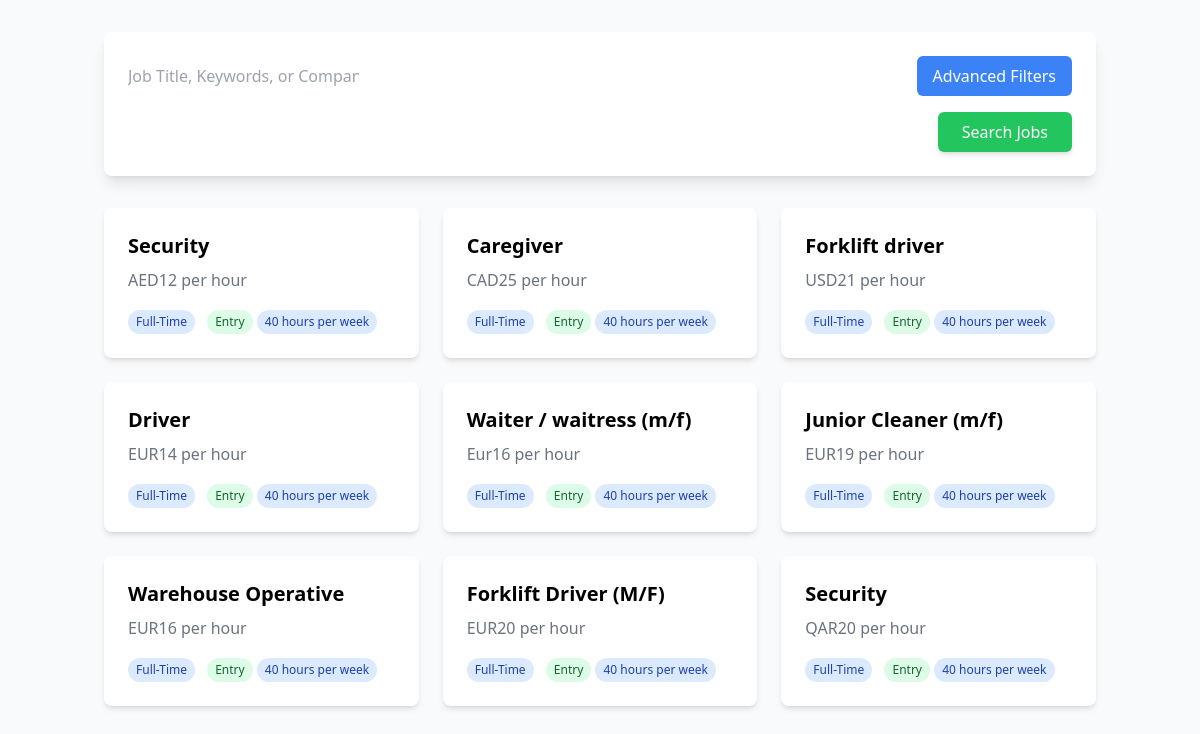
The page /jobs/search/ on the database its author committed.
### jobs/models.py (models this page shows, shortened)
class Job(models.Model):
    title = models.CharField(max_length=255)
    company = models.CharField(max_length=255)
    country = models.ForeignKey(Country, on_delete=models.CASCADE)
    commission_fee = models.DecimalField(max_digits=10, decimal_places=2, default=100000)
    job_type = models.CharField(max_length=50, choices=[
        ('Full-Time', 'Full-Time'),
        ('Part-Time', 'Part-Time'),
        ('Freelance', 'Freelance')
    ])
    industry = models.CharField(max_length=100)
    description = models.TextField()
    posted_by = models.ForeignKey(CustomUser, on_delete=models.CASCADE)
    created_at = models.DateTimeField(auto_now_add=True)
    experience_level = models.CharField(max_length=50, choices=[
        ('Entry', 'Entry Level'),
        ('Mid', 'Mid Level'),
        ('Senior', 'Senior Level'),
        ('Executive', 'Executive Level')
    ])
    required_skills = models.ManyToManyField('Skill', blank=True)
    remote_friendly = models.BooleanField(default=False)
    accommodation_available = models.BooleanField(default=True)
    transport = models.BooleanField(default=True)
    jobs_for_couples = models.BooleanField(default=True)
    vacancy_number = models.IntegerField(default=30)
    working_hours = models.CharField(max_length=50, blank=True, default="40 hours per week")
    processing_time = models.CharField(max_length=50, default="3 weeks")
    min_salary = models.IntegerField(null=True, blank=True)
    application_deadline = models.DateField(null=True, blank=True)
    company_rating = models.FloatField(
        validators=[MinValueValidator(0), MaxValueValidator(5)],
        null=True,
        blank=True
    )

class Country(models.Model):
    name = models.CharField(max_length=100, unique=True)
    flag_url = models.CharField(max_length=255, blank=True)
    currency_code = models.CharField(max_length=10, blank=True)
    country_code = models.CharField(max_length=3, blank=True)  # Store ISO 3166-1 alpha-3 code

### jobs/views.py (the view)
# urls.py: path('search/', views.JobSearchView.as_view(), name='job_search'),
class JobSearchView(ListView):
    model = Job
    template_name = 'jobs/job_search.html'
    context_object_name = 'jobs'
    paginate_by = 10
    def get_queryset(self):
        form = JobSearchForm(self.request.GET)
        queryset = Job.objects.all()
        if form.is_valid():
            if form.cleaned_data['keyword']:
                queryset = queryset.filter(
                    Q(title__icontains=form.cleaned_data['keyword']) |
                    Q(description__icontains=form.cleaned_data['keyword']) |
                    Q(company__name__icontains=form.cleaned_data['keyword'])
                )
            if form.cleaned_data['country']:
                if form.cleaned_data['country'] == 'remote':
                    queryset = queryset.filter(remote_friendly=True)
                elif form.cleaned_data['country'] == 'onsite':
                    queryset = queryset.filter(remote_friendly=False)
            if form.cleaned_data['industry']:
                queryset = queryset.filter(industry=form.cleaned_data['industry'])
            if form.cleaned_data['experience_level']:
                queryset = queryset.filter(experience_level=form.cleaned_data['experience_level'])
            if form.cleaned_data['job_type']:
                queryset = queryset.filter(job_type=form.cleaned_data['job_type'])
            if form.cleaned_data['min_salary']:
                queryset = queryset.filter(min_salary__gte=form.cleaned_data['min_salary'])
            if form.cleaned_data['remote_only']:
                queryset = queryset.filter(remote_friendly=True)
            if form.cleaned_data['skills']:
                queryset = queryset.filter(required_skills__in=form.cleaned_data['skills']).distinct()
        return queryset
    def get_context_data(self, **kwargs):
        context = super().get_context_data(**kwargs)
        context['form'] = JobSearchForm(self.request.GET)
        return context

### appointments/context_processors.py (called while the page is built)
def pending_appointments(request):
    context = {
        'has_pending_appointment': False
    }
    if request.user.is_authenticated and request.user.email:
        pending_count = Appointment.objects.filter(
            client_email=request.user.email,
            status__in=['pending', 'approved']
        ).count()
        context['has_pending_appointment'] = pending_count > 0
    return context

### templates/jobs/job_search.html (shortened to what this page needs)
{% load static tailwind_tags %}
<!DOCTYPE html>
<html lang="en">
<head>
    {% tailwind_css %}
</head>
<body class="bg-gray-50">
    <div class="container mx-auto px-4 py-8" x-data="{
        isAdvancedFiltersOpen: false
    }">
        <div class="bg-white shadow-lg rounded-lg p-6">
            <form method="GET" class="space-y-4">
                <div class="flex items-center space-x-4">
                    <div class="flex-grow">
                        {{ form.keyword }}
                    </div>
                    <button
                        type="button"
                        @click="isAdvancedFiltersOpen = !isAdvancedFiltersOpen"
                        class="px-4 py-2 bg-blue-500 text-white rounded-md hover:bg-blue-600 transition duration-300"
                    >
                        Advanced Filters
                    </button>
                </div>
                <div class="mt-4 flex justify-end">
                    <button
                        type="submit"
                        class="px-6 py-2 bg-green-500 text-white rounded-md hover:bg-green-600 transition duration-300 shadow-md"
                    >
                        Search Jobs
                    </button>
                </div>
            </form>
        </div>
        <div class="mt-8">
            {% if jobs %}
                <div class="grid md:grid-cols-2 lg:grid-cols-3 gap-6">
                    {% for job in jobs %}
                        <div class="bg-white rounded-lg shadow-md p-6">
                            <h2 class="text-xl font-semibold mb-2">{{ job.title }}</h2>
                            <p class="text-gray-500 mb-2">{{ job.country.currency_code }}{{ job.min_salary }} per hour</p>
                            <div class="mt-4">
                                <span class="inline-block bg-blue-100 text-blue-800 text-xs px-2 py-1 rounded-full mr-2">{{ job.job_type }}</span>
                                <span class="inline-block bg-green-100 text-green-800 text-xs px-2 py-1 rounded-full">{{ job.experience_level }}</span>
                                <span class="inline-block bg-blue-100 text-blue-800 text-xs px-2 py-1 rounded-full mr-2">{{ job.working_hours }}</span>
                            </div>
                        </div>
                    {% endfor %}
                </div>
            {% else %}
                <div class="text-center py-12">
                    <h2 class="text-2xl font-semibold text-gray-800 mb-4">No jobs found</h2>
                    <p class="text-gray-600">Try adjusting your search criteria or check back later for new opportunities.</p>
                </div>
            {% endif %}
        </div>
    </div>
</body>
</html>

### rows shown on the page
Job: title "Security", country.currency_code "AED", min_salary "12", job_type "Full-Time", experience_level "Entry", working_hours "40 hours per week"
Job: title "Caregiver", country.currency_code "CAD", min_salary "25", job_type "Full-Time", experience_level "Entry", working_hours "40 hours per week"
Job: title "Forklift driver", country.currency_code "USD", min_salary "21", job_type "Full-Time", experience_level "Entry", working_hours "40 hours per week"
Job: title "Driver", country.currency_code "EUR", min_salary "14", job_type "Full-Time", experience_level "Entry", working_hours "40 hours per week"
Job: title "Waiter / waitress (m/f)", country.currency_code "Eur", min_salary "16", job_type "Full-Time", experience_level "Entry", working_hours "40 hours per week"
Job: title "Junior Cleaner (m/f)", country.currency_code "EUR", min_salary "19", job_type "Full-Time", experience_level "Entry", working_hours "40 hours per week"
Job: title "Warehouse Operative", country.currency_code "EUR", min_salary "16", job_type "Full-Time", experience_level "Entry", working_hours "40 hours per week"
Job: title "Forklift Driver (M/F)", country.currency_code "EUR", min_salary "20", job_type "Full-Time", experience_level "Entry", working_hours "40 hours per week"
Job: title "Security", country.currency_code "QAR", min_salary "20", job_type "Full-Time", experience_level "Entry", working_hours "40 hours per week"
